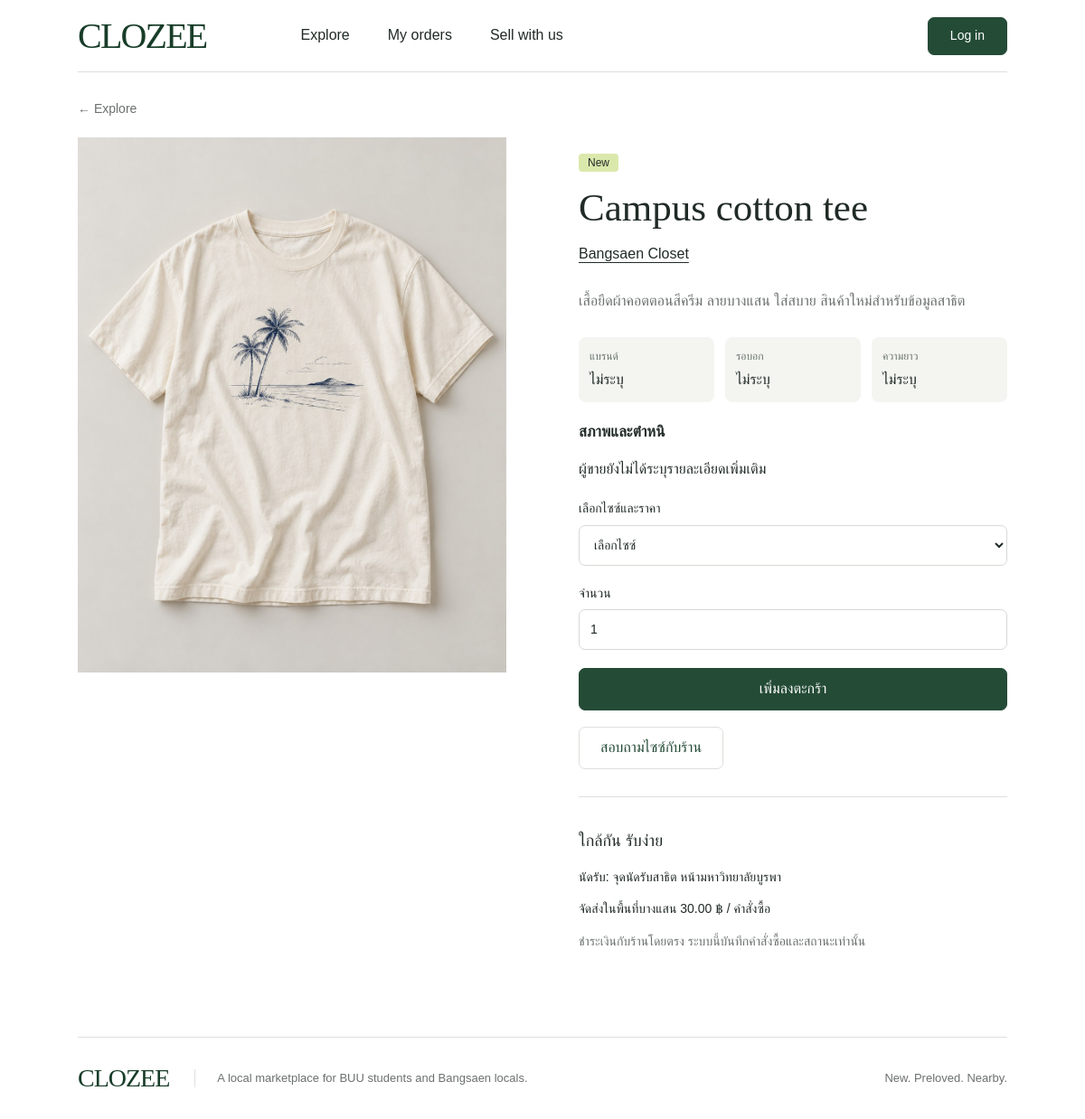
The app's page /product.php?id=3 with its own data.
### tables this page shows
CREATE TABLE products (
    product_id BIGINT UNSIGNED NOT NULL AUTO_INCREMENT,
    shop_id BIGINT UNSIGNED NOT NULL,
    product_name VARCHAR(180) NOT NULL,
    description TEXT NULL,
    category VARCHAR(80) NULL,
    condition_type ENUM('new','secondhand') NOT NULL,
    image_path VARCHAR(255) NULL,
    brand VARCHAR(100) NULL,
    chest_cm DECIMAL(4,1) NULL,
    length_cm DECIMAL(4,1) NULL,
    condition_notes VARCHAR(1000) NULL,
    is_active TINYINT(1) NOT NULL DEFAULT 1,
    created_at TIMESTAMP NOT NULL DEFAULT CURRENT_TIMESTAMP,
    updated_at TIMESTAMP NOT NULL DEFAULT CURRENT_TIMESTAMP ON UPDATE CURRENT_TIMESTAMP,
    PRIMARY KEY (product_id),
    KEY idx_products_shop (shop_id),
    KEY idx_products_condition_active (condition_type, is_active),
    CONSTRAINT ck_products_chest CHECK (chest_cm IS NULL OR (chest_cm > 0 AND chest_cm <= 300)),
    CONSTRAINT ck_products_length CHECK (length_cm IS NULL OR (length_cm > 0 AND length_cm <= 300)),
    CONSTRAINT fk_products_shop FOREIGN KEY (shop_id)
      REFERENCES shops(shop_id) ON UPDATE CASCADE ON DELETE RESTRICT
);

CREATE TABLE shops (
    shop_id BIGINT UNSIGNED NOT NULL AUTO_INCREMENT,
    owner_user_id BIGINT UNSIGNED NOT NULL,
    shop_name VARCHAR(150) NOT NULL,
    description TEXT NULL,
    pickup_location VARCHAR(255) NULL,
    is_active TINYINT(1) NOT NULL DEFAULT 1,
    created_at TIMESTAMP NOT NULL DEFAULT CURRENT_TIMESTAMP,
    updated_at TIMESTAMP NOT NULL DEFAULT CURRENT_TIMESTAMP ON UPDATE CURRENT_TIMESTAMP,
    PRIMARY KEY (shop_id),
    UNIQUE KEY uq_shops_owner (owner_user_id),
    CONSTRAINT fk_shops_owner FOREIGN KEY (owner_user_id)
      REFERENCES users(user_id) ON UPDATE CASCADE ON DELETE RESTRICT
);

### public/product.php (called while the page is built)
<?php require __DIR__.'/../app/bootstrap.php';require ROOT.'/app/pages/product.php';

### app/config/example.php (called while the page is built)
<?php
return [
    'db_host' => '127.0.0.1',
    'db_port' => 3306,
    'db_name' => 'clozee',
    'db_user' => 'clozee',
    'db_pass' => '',
    'table_prefix' => '',
    'base_path' => '',
    'secure_cookies' => true,
    'delivery_fee' => '30.00',
];

### app/bootstrap.php (called while the page is built, shortened)
<?php
function config(): array
{
    static $values;
    if (is_array($values)) return $values;
    $values = require __DIR__ . '/config/example.php';
    $values['base_path'] = rtrim((string)$values['base_path'], '/');
    return $values;
}
require __DIR__ . '/config/tables.php';
require __DIR__ . '/config/db.php';
require __DIR__ . '/validation.php';
require __DIR__ . '/services/ProductImageService.php';
function url(string $path = ''): string { return config()['base_path'] . '/' . ltrim($path, '/'); }
function h(mixed $value): string { return htmlspecialchars((string)$value, ENT_QUOTES | ENT_SUBSTITUTE, 'UTF-8'); }

### app/config/db.php (called while the page is built, shortened)
<?php
function db(): PDO
{
    static $pdo;
    if ($pdo instanceof PDO) return $pdo;
    $c = config();
    $pdo = new PDO(
        sprintf('mysql:host=%s;port=%d;dbname=%s;charset=utf8mb4', $c['db_host'], $c['db_port'], $c['db_name']),
        $c['db_user'], $c['db_pass'],
        [PDO::ATTR_ERRMODE => PDO::ERRMODE_EXCEPTION, PDO::ATTR_DEFAULT_FETCH_MODE => PDO::FETCH_ASSOC,
         PDO::ATTR_EMULATE_PREPARES => false, PDO::ATTR_STRINGIFY_FETCHES => false]
    );
    $pdo->exec("SET time_zone = '+00:00'");
    return $pdo;
}
function query(string $sql, array $params = []): PDOStatement
{
    $statement = db()->prepare(resolve_sql($sql));
    $statement->execute($params);
    return $statement;
}

### app/config/tables.php (called while the page is built, shortened)
<?php
function table_name(string $logical): string {
    $prefix=config()['table_prefix'];
    return $prefix.$logical;
}
function resolve_sql(string $sql): string {
    return preg_replace_callback('/\{\{([a-z_]+)\}\}/',fn(array $m):string=>'`'.table_name($m[1]).'`',$sql);
}

### app/services/ProductImageService.php (called while the page is built, shortened)
<?php
function product_image_url(array $product): string {
    return url('assets/images/'.(in_array($product['image_path']??'',IMAGES,true)?$product['image_path']:'linen.jpg'));
}

### app/validation.php (called while the page is built, shortened)
<?php
function cents(mixed $value): int {
    if (!preg_match('/^(0|[1-9][0-9]{0,6})(?:\.([0-9]{1,2}))?$/D', (string)$value, $m)) throw new ValidationException('ราคาต้องไม่ติดลบและมีทศนิยมไม่เกิน 2 หลัก');
    return (int)$m[1]*100 + (int)str_pad($m[2]??'', 2, '0');
}
function money(mixed $decimal): string { return number_format(cents((string)$decimal)/100, 2) . ' ฿'; }

### app/pages/product.php (the view, shortened to what this page needs)
<?php
$id=filter_var($_GET['id']??null,FILTER_VALIDATE_INT);if(!$id) fail(404,'ไม่พบสินค้า');
$p=query('SELECT p.*,s.shop_name,s.owner_user_id,s.pickup_location FROM {{products}} p JOIN {{shops}} s ON s.shop_id=p.shop_id WHERE p.product_id=? AND p.is_active=1 AND s.is_active=1',[$id])->fetch();
$title=$p['product_name'];require ROOT.'/app/templates/header.php'; ?>
<a class="back-link" href="<?=h(url('products.php'))?>">← Explore</a><section class="detail-layout"><div class="detail-photo" data-product-gallery><img data-gallery-main src="<?=h(product_image_url($p))?>" alt="<?=h($p['product_name'])?>"></div><div class="detail-copy"><span class="condition"><?=$p['condition_type']==='new'?'New':'Preloved'?></span><h1><?=h($p['product_name'])?></h1><a class="underlined" href="<?=h(url('shop.php?id='.$p['shop_id']))?>"><?=h($p['shop_name'])?></a><p class="description"><?=nl2br(h($p['description']))?></p>
<dl class="product-measurements"><div><dt>แบรนด์</dt><dd><?=h($p['brand']??'ไม่ระบุ')?></dd></div><div><dt>รอบอก</dt><dd><?=$p['chest_cm']!==null?h($p['chest_cm']).' ซม.':'ไม่ระบุ'?></dd></div><div><dt>ความยาว</dt><dd><?=$p['length_cm']!==null?h($p['length_cm']).' ซม.':'ไม่ระบุ'?></dd></div></dl><div class="condition-details"><h2>สภาพและตำหนิ</h2><p><?=nl2br(h($p['condition_notes']??'ผู้ขายยังไม่ได้ระบุรายละเอียดเพิ่มเติม'))?></p></div>
<form action="<?=h(url('cart.php'))?>" method="post" class="stack"><label>เลือกไซซ์และราคา<select name="variant_id" required><option value="">เลือกไซซ์</option></select></label><label>จำนวน<input type="number" name="quantity" value="1" min="1" max="99" required></label><button class="button" type="submit">เพิ่มลงตะกร้า</button></form>
<form method="post" action="<?=h(url('messages.php'))?>" class="chat-start"><button class="button secondary" type="submit">สอบถามไซซ์กับร้าน</button></form>
<div class="delivery-note"><h2>ใกล้กัน รับง่าย</h2><p>นัดรับ: <?=h($p['pickup_location'])?></p><p>จัดส่งในพื้นที่บางแสน <?=money(config()['delivery_fee'])?> / คำสั่งซื้อ</p><p class="muted">ชำระเงินกับร้านโดยตรง ระบบนี้บันทึกคำสั่งซื้อและสถานะเท่านั้น</p></div></div></section>
<?php require ROOT.'/app/templates/footer.php'; ?>

### public/assets/css/app.css (style rules this page uses)
:root { --ink:#212b26;--green:#244b36;--sage:#eef2ed;--lime:#dbe8ac;--line:#dedfdc;--muted:#6b716d;--danger:#9a302b;--radius:7px;font-family:Arial,"Tahoma",sans-serif;color:var(--ink);background:#fff;font-size:16px;line-height:1.55 }
* { box-sizing:border-box }
body { margin:0 }
a { color:inherit;text-decoration:none }
button,input,select,textarea { font:inherit }
button,a,input,select,textarea { -webkit-tap-highlight-color:transparent }
button,a { touch-action:manipulation }
button { cursor:pointer }
img { display:block;max-width:100% }
.button,button.button { display:inline-flex;align-items:center;justify-content:center;border:1px solid var(--green);background:var(--green);color:#fff;min-height:46px;padding:10px 23px;border-radius:var(--radius);font-weight:500;white-space:nowrap;text-align:center }
.button.secondary { background:#fff;color:var(--green);border-color:var(--line) }
.condition { display:inline-block;padding:1px 10px;background:var(--lime);border-radius:4px;font-size:12px;line-height:1.5 }
.muted,.field-help { color:var(--muted) }
h1,h2,h3,p { overflow-wrap:anywhere }
input:not([type=checkbox]):not([type=radio]),select,textarea { display:block;min-height:45px;border:1px solid #d6d9d4;background:white;color:var(--ink);border-radius:var(--radius);padding:10px 12px;max-width:100% }
label { display:block;font-size:14px;font-weight:500 }
label>input,label>textarea,label>select { margin-top:7px;width:100% }
.stack { display:grid;gap:20px }
.back-link { display:inline-block;color:var(--muted);font-size:14px;margin:20px 0 }
.underlined { text-decoration:underline;text-underline-offset:4px }
.detail-layout { display:grid;grid-template-columns:1fr 1fr;gap:80px;padding:0 0 30px }
.detail-photo { max-width:600px }
.detail-photo img { width:100%;aspect-ratio:4/5;object-fit:cover }
.detail-copy { max-width:500px;padding:15px 0 }
.detail-copy h1 { font:43px/1.15 Georgia,serif;margin:14px 0 }
.description { white-space:normal;color:var(--muted);line-height:1.8;margin:25px 0 }
.delivery-note { border-top:1px solid var(--line);margin-top:30px;padding-top:20px;font-size:14px }
.delivery-note h2 { font-size:18px;font-weight:500 }
.chat-start { margin-top:18px }
.product-measurements { display:grid;grid-template-columns:repeat(3,minmax(0,1fr));gap:12px;margin:20px 0 }
.product-measurements div { padding:12px;background:#f4f5f1;border-radius:8px;min-width:0 }
.product-measurements dt { font-size:12px;color:#68736b }
.product-measurements dd { margin:5px 0 0;overflow-wrap:anywhere }
.condition-details { margin:20px 0 }
.condition-details h2 { font-size:17px }
.condition-details p { white-space:normal;overflow-wrap:anywhere }

### records on screen
products: image_path (picture), product_name "Campus cotton tee", shop.shop_name "Bangsaen Closet", description "เสื้อยืดผ้าคอตตอนสีครีม ลายบางแสน ใส่สบาย สินค้าใหม่สำหรับข้อมูลสาธิต", brand "ไม่ระบุ", condition_notes "ผู้ขายยังไม่ได้ระบุรายละเอียดเพิ่มเติม", shop.pickup_location "จุดนัดรับสาธิต หน้ามหาวิทยาลัยบูรพา"

### other values on screen
money(config()['delivery_fee']) "30.00 ฿"
